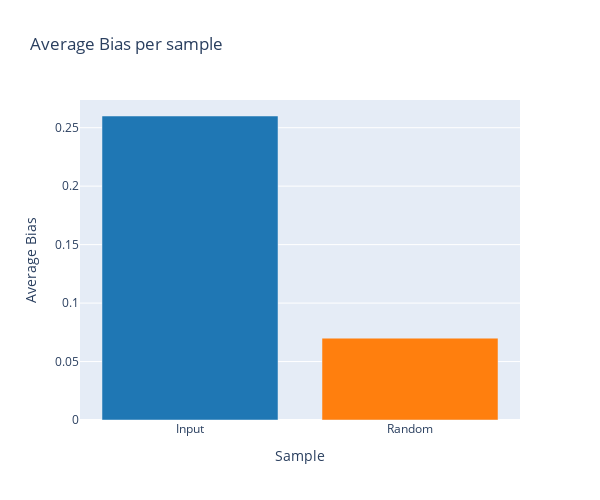

This figure's notebook cell:
### Code cell
fig_config = {
    'title': "Average Bias per sample",
    'xaxis_title': "Sample",
    'yaxis_title': "Average Bias"
}
plot_bar(bar_trace, fig_config)

### Figure 1 — Plotly figure (JSON) as saved in the notebook; plotly's stock layout.template omitted (floating-point values rounded to 4 significant figures)
{"data": [{"marker": {"color": ["rgb(31, 119, 180)", "rgb(255, 127, 14)"]}, "type": "bar", "x": ["Input", "Random"], "y": [0.26, 0.07]}], "layout": {"height": 500, "title": {"text": "Average Bias per sample"}, "width": 600, "xaxis": {"title": {"text": "Sample"}}, "yaxis": {"title": {"text": "Average Bias"}}}}
